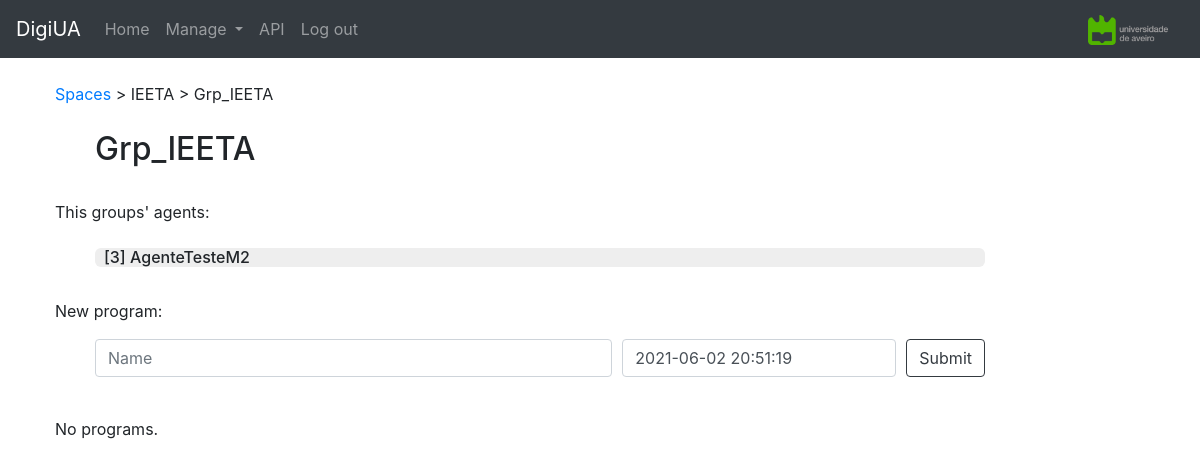
The app's page /groups/1 (signed in), older data.
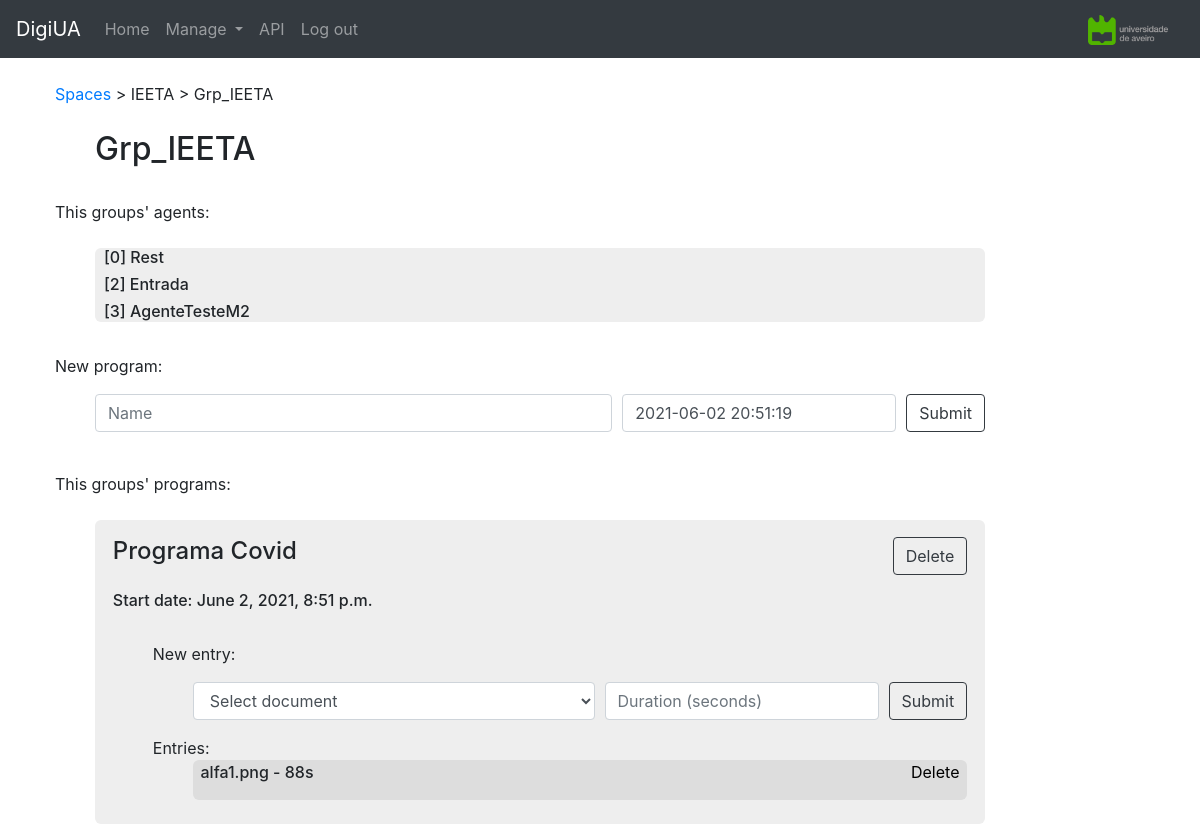
The same page, newer data.
### dashboard/models.py (models this page shows, shortened)
class Agent(models.Model):
    name = models.CharField(max_length=100, unique=True)
    group = models.ForeignKey(AgentGroup, null=True, on_delete=models.SET_NULL)
    class Meta:
        ordering = ['group', 'id']

class ContentProgram(models.Model):
    group = models.ForeignKey(AgentGroup, on_delete=CASCADE)
    name = models.CharField(max_length=100, unique=True)
    start_date = models.DateTimeField(default=datetime.now)
    class Meta:
        ordering = ['start_date', 'name']

class ProgramEntry(models.Model):
    program = models.ForeignKey(ContentProgram, on_delete=models.CASCADE)
    doc = models.ForeignKey(Document, null=True, on_delete=models.SET_NULL)
    duration = models.PositiveIntegerField(default=10)

class Document(models.Model):
    created = models.DateTimeField(auto_now_add=True)
    docfile = models.FileField(upload_to='media')
    docname = models.CharField(max_length=100, blank=True, default='')
    title = models.CharField(max_length=100, blank=True, default='')
    downloadlink = models.URLField(editable=False, default='')
    youtubelink = models.URLField(default='')
    viewtime = models.PositiveIntegerField(default=0)
    class Meta:
        ordering = ['docfile']

### dashboard/views.py (the view, shortened to what this page needs)
# urls.py: path('groups/<int:id>', views.group_individual, name='group_individual'),
def group_individual(request, id):
	if request.user.is_authenticated:
		programform = ContentProgramForm()
		entryform = ProgramEntryForm()
		entries = ProgramEntry.objects.all()
		group = get_object_or_404(AgentGroup, pk=id)
		documents = Document.objects.all()
		context = {'entries': entries, 'documents': documents, 'group': group, 'programform': programform, 'entryform': entryform}
		return render(request, "group_individual.html", context)
	return redirect('/api-auth/login/?next=/spaces')

### dashboard/forms.py
class ContentProgramForm(ModelForm):
    class Meta:
        model = ContentProgram
        fields = ['group', 'name', 'start_date']

class ProgramEntryForm(ModelForm):
    class Meta:
        model = ProgramEntry
        fields = ['program', 'doc', 'duration']

### dashboard/templates/group_individual.html (shortened to what the changed rows need)
{% extends "base_generic.html" %}
{% block content %}
<br />
<a href="/spaces">Spaces</a> > {{ group.space.name }} > {{ group.name }}
<br /><br />
<ul>
    <p class="h2">
    </p>
</ul>
<br />
{% if group.agent_set.all.count > 0 %}
This groups' agents:
<br /><br />
<ul>
    <div style="border-radius: 6px; padding: 0% 1% 0% 1%; background-color: #EEEEEE;">
        {% for agent in group.agent_set.all %}
        <p class="h6">[{{ agent.id }}] {{ agent.name }}</p>
        {% endfor %}
    </div>
</ul>
{% else %}
<p>No agents.</p>
{% endif %}
<br />
New program:
<br />
<ul>
    <form action="{% url 'group_individual' group.id %}" method="POST">
    </form>
</ul>
<br />
{% if group.contentprogram_set.all.count > 0 %}
This groups' programs:
<br /><br />
<ul>
    <div style="border-radius: 6px; padding: 2% 2% 0% 2%; background-color: #EEEEEE;">
        {% for program in group.contentprogram_set.all %}
        <form action="{% url 'group_individual' group.id %}" method="POST">
            <div class="form-row">
                <div class="form-group col-md">
                    <span class="h4">{{ program.name }}</span>
                </div>
                <div class="form-group col-auto">
                    <input class="btn btn-outline-dark" name="program_delete" type="submit" value="Delete" />
                </div>
            </div>
        </form>
        <p class="h6">Start date: {{ program.start_date }}</p>
        <br />
        <ul>
            New entry:
            <br />
            <ul>
                <form action="{% url 'group_individual' group.id %}" method="POST">
                    <div class="form-row">
                        <div class="form-group col-md">
                            <select class="form-control" name="doc" required id="id_doc">
                                <option selected="">Select document</option>
                            </select>
                        </div>
                        <div class="form-group col-auto">
                            <input class="form-control" placeholder="Duration (seconds)" type="number" name="duration"
                                min="0" required id="id_duration">
                        </div>
                        <div class="form-group col-auto">
                            <input class="btn btn-outline-dark" name="entry_upload" type="submit" value="Submit" />
                        </div>
                    </div>
                </form>
            </ul>
            {% if program.programentry_set.all.count > 0 %}
            Entries:
            <ul>
                <div style="border-radius: 6px; padding: 0% 1% 0% 1%; background-color: #DDDDDD;">
                    {% for entry in program.programentry_set.all %}
                    <form action="{% url 'group_individual' group.id %}" method="POST">
                        <div class="form-row">
                            <div class="form-group col-md">
                                <span class="h6">{{ entry.doc.docname }} - {{ entry.duration }}s</span>
                            </div>
                            <div class="form-group col-auto">
                                <button name="entry_delete" type="submit" style="   background:none;
                                                                                    border:none;
                                                                                    margin:0;
                                                                                    padding:0;
                                                                                    cursor: pointer;">
                                    Delete
                                </button>
                            </div>
                        </div>
                    </form>
                    {% endfor %}
                </div>
            </ul>
            {% else %}
            No entries.
            {% endif %}
        </ul>
        <br />
        {% endfor %}
    </div>
</ul>
{% else %}
<p>No programs.</p>
{% endif %}
{% endblock %}

Row changes from the older to the newer data that the page shows:
added Agent: id "0", name "Rest"
added Agent: id "2", name "Entrada"
added ContentProgram: name "Programa Covid", start_date "June 2, 2021, 8:51 p.m."
added ProgramEntry: doc.docname "alfa1.png", duration "88"
Text that changed along with them:
text no longer shown: "No programs."
text now shown: "This groups' programs:"
